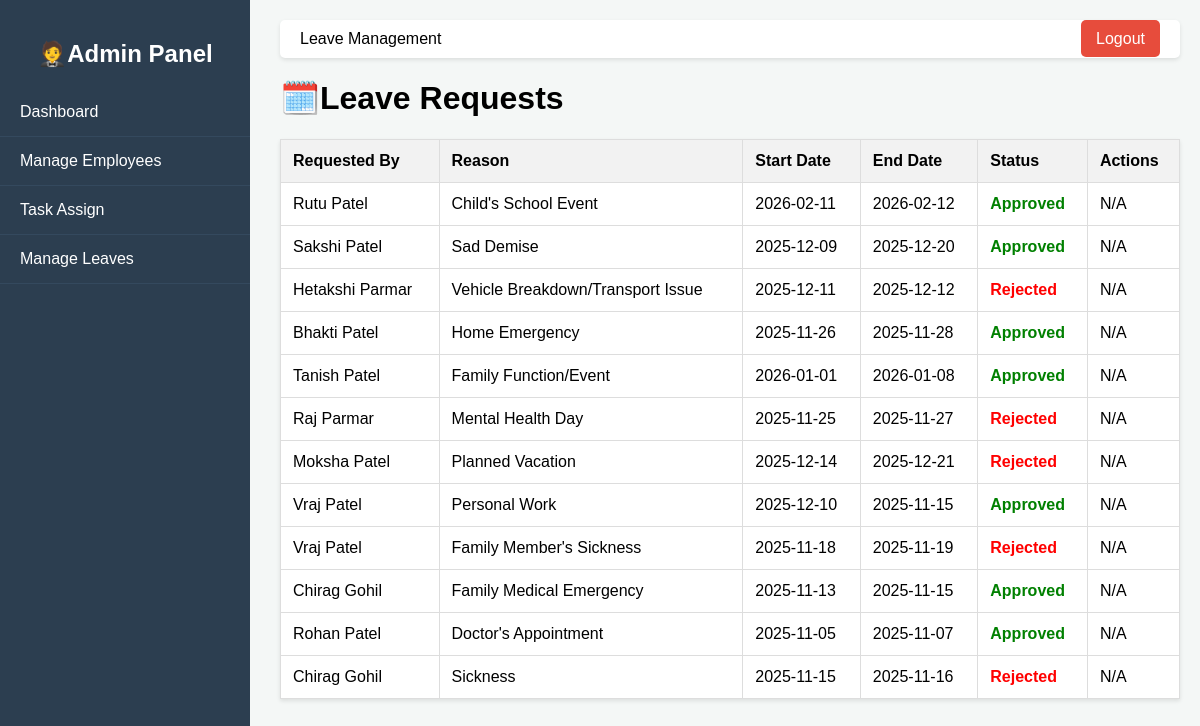
Page /admin/leaves.php (signed in) on the committed database.
### tables this page shows
CREATE TABLE `leaves` (
  `ID` int(11) NOT NULL,
  `EmployeeID` int(11) NOT NULL,
  `LeaveReason` text NOT NULL,
  `StartDate` date NOT NULL,
  `EndDate` date NOT NULL,
  `Status` enum('Pending','Approved','Rejected') NOT NULL DEFAULT 'Pending'
);

CREATE TABLE `employeedetail` (
  `ID` int(11) NOT NULL,
  `EmpFirstName` varchar(150) DEFAULT NULL,
  `EmpLastName` varchar(150) DEFAULT NULL,
  `EmpEmail` varchar(200) NOT NULL,
  `EmpPassword` varchar(255) NOT NULL,
  `NTMCode` varchar(50) DEFAULT NULL,
  `JoiningDate` date DEFAULT NULL,
  `EmpSalary` decimal(10,2) DEFAULT NULL,
  `EmpDesignation` varchar(150) DEFAULT NULL,
  `TotalLeaves` int(11) NOT NULL DEFAULT 0,
  `EmpExperience` varchar(100) DEFAULT NULL,
  `RegistrationDate` timestamp NOT NULL DEFAULT current_timestamp(),
  `reset_token` varchar(255) DEFAULT NULL,
  `token_expiry` datetime DEFAULT NULL,
  `ProfilePhoto` varchar(255) DEFAULT 'default_avatar.png'
);

### admin/leaves.php (the view, shortened to what this page needs)
<?php
include('../db_connect.php');
$query = "SELECT leaves.*, employeedetail.EmpFirstName, employeedetail.EmpLastName
          FROM leaves
          JOIN employeedetail ON leaves.EmployeeID = employeedetail.ID
          ORDER BY leaves.ID DESC";
$result = mysqli_query($conn, $query);
?>
<!DOCTYPE html>
<html lang="en">
<head>
</head>
<body>
    <div class="sidebar">
        <h2>🤵Admin Panel</h2>
        <ul>
            <li><a href="dashboard.php">Dashboard</a></li>
            <li><a href="employees.php">Manage Employees</a></li>
            <li><a href="tasks.php">Task Assign</a></li>
            <li><a href="leaves.php">Manage Leaves</a></li>
        </ul>
    </div>
    <div class="main-content">
        <div class="header">
            <span>Leave Management</span>
            <div class="logout">
                <a href="logout.php">Logout</a>
            </div>
        </div>
        <div style="margin-top: 20px;">
            <h1>🗓️Leave Requests</h1>
            <table class="content-table">
                <thead>
                    <tr>
                        <th>Requested By</th>
                        <th>Reason</th>
                        <th>Start Date</th>
                        <th>End Date</th>
                        <th>Status</th>
                        <th>Actions</th>
                    </tr>
                </thead>
                <tbody>
                    <?php
                    if (mysqli_num_rows($result) > 0) {
                        while ($row = mysqli_fetch_assoc($result)) {
                            $status_class = '';
                            if ($row['Status'] == 'Approved') $status_class = 'status-approved';
                            elseif ($row['Status'] == 'Rejected') $status_class = 'status-rejected';
                            else $status_class = 'status-pending';
                            echo "<tr>";
                            echo "<td>" . htmlspecialchars($row['EmpFirstName'] . ' ' . $row['EmpLastName']) . "</td>";
                            echo "<td>" . htmlspecialchars($row['LeaveReason']) . "</td>";
                            echo "<td>" . htmlspecialchars($row['StartDate']) . "</td>";
                            echo "<td>" . htmlspecialchars($row['EndDate']) . "</td>";
                            echo "<td class='$status_class'>" . htmlspecialchars($row['Status']) . "</td>";
                            echo "<td class='action-links'>";
                            if ($row['Status'] == 'Pending') {
                                echo "<a href='leaves.php?action=approve&id=" . $row['ID'] . "' class='approve-link'>Approve</a>";
                                echo "<a href='leaves.php?action=reject&id=" . $row['ID'] . "' class='reject-link'>Reject</a>";
                            } else {
                                echo "N/A";
                            }
                            echo "</td>";
                            echo "</tr>";
                        }
                    } else {
                        echo "<tr><td colspan='6' style='text-align:center;'>No leave requests found.</td></tr>";
                    }
                    ?>
                </tbody>
            </table>
        </div>
    </div>
</body>
</html>

### admin/leaves.php (style rules this page uses)
body { font-family: Arial, sans-serif; margin: 0; background-color: #f4f7f6; }
.sidebar { width: 250px; background-color: #2c3e50; color: white; position: fixed; height: 100%; padding-top: 20px; }
.sidebar h2 { text-align: center; }
.sidebar ul { list-style-type: none; padding: 0; }
.sidebar ul li { padding: 15px 20px; border-bottom: 1px solid #34495e; }
.sidebar ul li a { color: white; text-decoration: none; }
.main-content { margin-left: 260px; padding: 20px; }
.header { display: flex; justify-content: space-between; align-items: center; background-color: white; padding: 10px 20px; border-radius: 5px; box-shadow: 0 2px 4px rgba(0,0,0,0.1); }
.header .logout a { background-color: #e74c3c; color: white; padding: 10px 15px; border-radius: 5px; text-decoration: none; }
.content-table { width: 100%; margin-top: 20px; border-collapse: collapse; background-color: white; box-shadow: 0 2px 4px rgba(0,0,0,0.1); }
.content-table th, .content-table td { border: 1px solid #ddd; padding: 12px; text-align: left; }
.content-table th { background-color: #f2f2f2; }
.status-approved { color: green; font-weight: bold; }
.status-rejected { color: red; font-weight: bold; }

### rows in the picture
leaves: EmployeeID.EmpLastName "Rutu Patel", LeaveReason "Child's School Event", StartDate "2026-02-11", EndDate "2026-02-12", Status "Approved", shows "N/A"
leaves: EmployeeID.EmpLastName "Sakshi Patel", LeaveReason "Sad Demise", StartDate "2025-12-09", EndDate "2025-12-20", Status "Approved", shows "N/A"
leaves: EmployeeID.EmpLastName "Hetakshi Parmar", LeaveReason "Vehicle Breakdown/Transport Issue", StartDate "2025-12-11", EndDate "2025-12-12", Status "Rejected", shows "N/A"
leaves: EmployeeID.EmpLastName "Bhakti Patel", LeaveReason "Home Emergency", StartDate "2025-11-26", EndDate "2025-11-28", Status "Approved", shows "N/A"
leaves: EmployeeID.EmpLastName "Tanish Patel", LeaveReason "Family Function/Event", StartDate "2026-01-01", EndDate "2026-01-08", Status "Approved", shows "N/A"
leaves: EmployeeID.EmpLastName "Raj Parmar", LeaveReason "Mental Health Day", StartDate "2025-11-25", EndDate "2025-11-27", Status "Rejected", shows "N/A"
leaves: EmployeeID.EmpLastName "Moksha Patel", LeaveReason "Planned Vacation", StartDate "2025-12-14", EndDate "2025-12-21", Status "Rejected", shows "N/A"
leaves: EmployeeID.EmpLastName "Vraj Patel", LeaveReason "Personal Work", StartDate "2025-12-10", EndDate "2025-11-15", Status "Approved", shows "N/A"
leaves: EmployeeID.EmpLastName "Vraj Patel", LeaveReason "Family Member's Sickness", StartDate "2025-11-18", EndDate "2025-11-19", Status "Rejected", shows "N/A"
leaves: EmployeeID.EmpLastName "Chirag Gohil", LeaveReason "Family Medical Emergency", StartDate "2025-11-13", EndDate "2025-11-15", Status "Approved", shows "N/A"
leaves: EmployeeID.EmpLastName "Rohan Patel", LeaveReason "Doctor's Appointment", StartDate "2025-11-05", EndDate "2025-11-07", Status "Approved", shows "N/A"
leaves: EmployeeID.EmpLastName "Chirag Gohil", LeaveReason "Sickness", StartDate "2025-11-15", EndDate "2025-11-16", Status "Rejected", shows "N/A"
